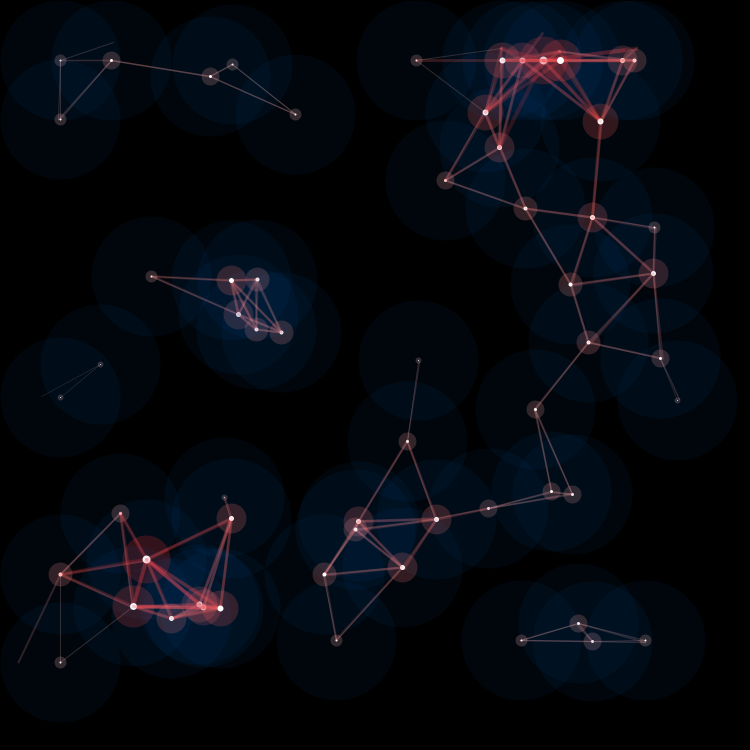
Frame 1 (no input)
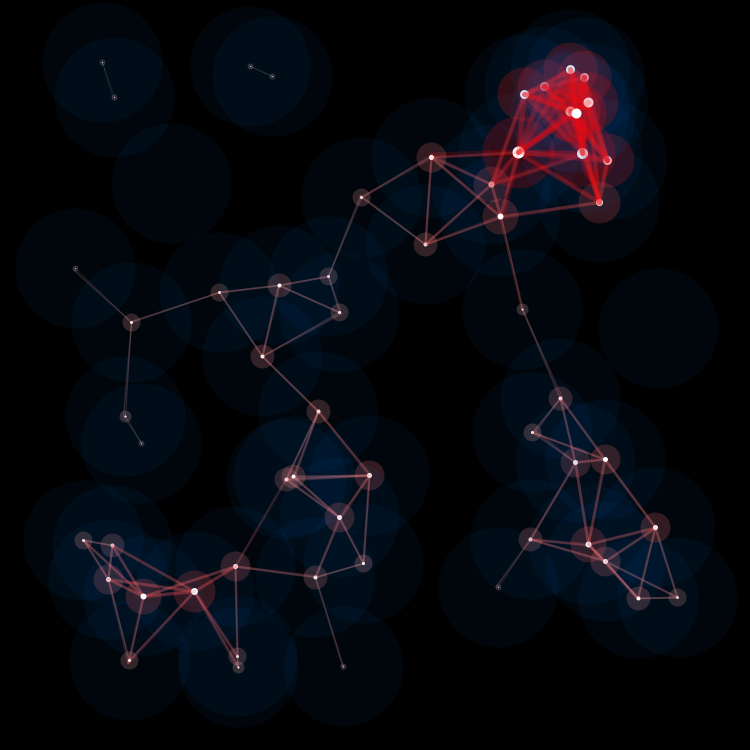
Frame 60 (the mouse pressed at the canvas centre just before this capture)
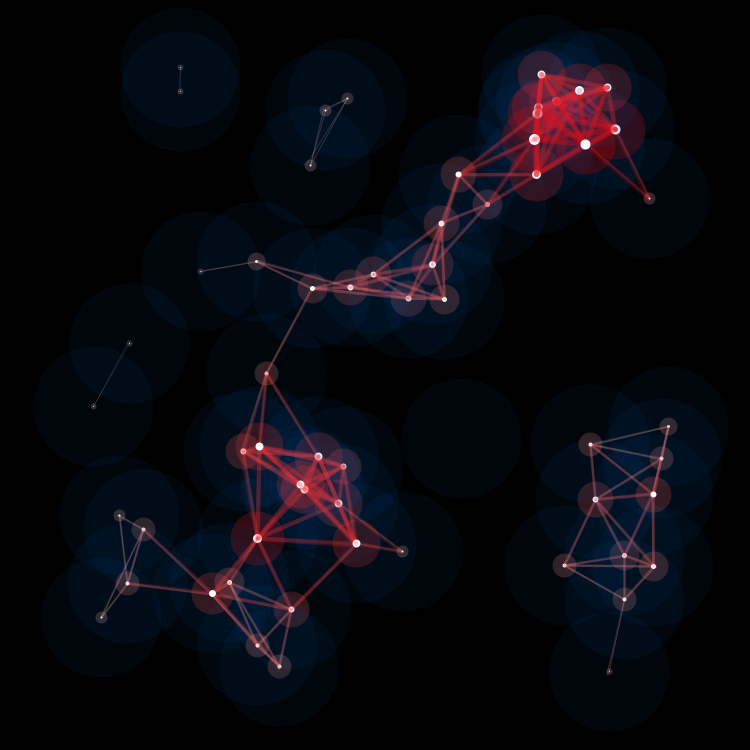
Frame 120 (the mouse held since frame 60 and released just before this capture)

The Processing sketch that drew these frames (run headless with seeded random() and noise(); from frame 60 on, the mouse is pressed at the canvas centre):

// Processing sketch: Network
// ── Network.pde

// Global variables
int bobCount = 60;
ArrayList<Bob> bobs = new ArrayList<Bob>();
float borderOffset = 60;


class Bob {
  
  PVector pos;
  PVector dir;
  float speed;
  
  Bob(float _x, float _y, float _angle, float _speed) {
    this.pos = new PVector(_x, _y);
    
    this.dir = new PVector(sin(radians(_angle)), cos(radians(_angle)));
    this.dir.normalize();
    
    this.speed = _speed;
  }
  
  void move() {
    this.pos.x += this.dir.x*this.speed;
    this.pos.y += this.dir.y*this.speed;
  }
  
  void keepInBounds() {
    if (this.pos.x < borderOffset) {
      this.pos.x = borderOffset;
      this.dir.x *= -1;
    } else if (this.pos.x > width-borderOffset) {
      this.pos.x = width-borderOffset;
      this.dir.x *= -1;
    }
    
    if (this.pos.y < borderOffset) {
      this.pos.y = borderOffset;
      this.dir.y *= -1;
    } else if (this.pos.y > height-borderOffset) {
      this.pos.y = height-borderOffset;
      this.dir.y *= -1;
    }
  }
  
  // Get number of close enough bobs
  ArrayList<Bob> getNeighbors(float threshold) {
    ArrayList<Bob> proximityBobs = new ArrayList<Bob>();
    
    for (Bob otherBob : bobs) {
      if (this == otherBob) {
        continue;
      }
      
      float distance = dist(this.pos.x, this.pos.y, otherBob.pos.x, otherBob.pos.y);
      if (distance < threshold) {
        proximityBobs.add(otherBob);
      }
    }
    
    return proximityBobs;
  }
  
  void draw() {
    ArrayList<Bob> proximityBobs = this.getNeighbors(100);
    
    // Draw blue glow
    stroke(150, 255, 200, 15);
    strokeWeight(120);
    point(this.pos.x, this.pos.y);
    
    if (proximityBobs.size() > 0) {
      float sat = map(proximityBobs.size(), 0, 10, 20, 255);
      
      // Draw line
      stroke(0, sat, 255, 50);
      strokeWeight(proximityBobs.size()*0.5);
      
      for (Bob otherBob : proximityBobs) {
        line(this.pos.x, this.pos.y, otherBob.pos.x, otherBob.pos.y);
      }
      
      // Draw red glow
      strokeWeight(proximityBobs.size()*6);
      point(this.pos.x, this.pos.y);
    }
    
    // Bobs with too many neighbours slow down, otherwise speed it up
    if (proximityBobs.size() > 3) {
      this.speed *= 0.99;
    } else {
      this.speed *= 1.01;
    }
    
    this.speed = max(0.25, min(this.speed, 6));
    
    // Draw bob
    stroke(255);
    strokeWeight(proximityBobs.size());
    point(this.pos.x, this.pos.y);
  }
}


void setup() {
  size(750, 750);
  background(0);
  colorMode(HSB, 255);
  
  for (int i = 0; i < bobCount; i++) {
    bobs.add(new Bob(random(0.0, width-borderOffset), 
                     random(0.0, height-borderOffset), 
                     random(0.0, 360.0), 
                     random(0.5, 2.0)));
  }
}


void draw() {
  background(0);
  
  for (Bob bob : bobs) {
    bob.move();
    bob.keepInBounds();
    bob.draw();
  }
}
